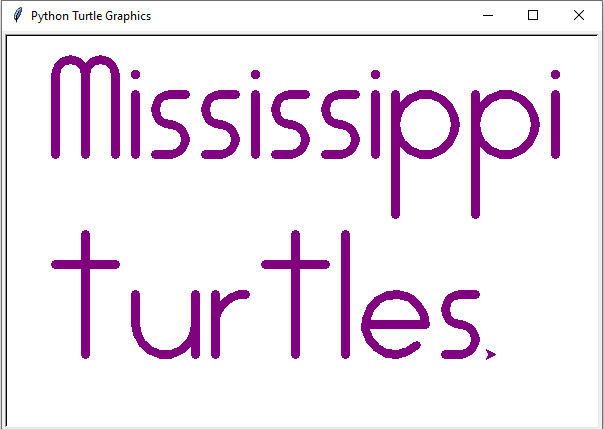

Recreate this plot in Python.
"""
Author: Georgio Khalil, gkhalil@purdue.edu
Assignment: 05.4 - Mississippi Turtles
Date: 10/02/2022

Description:
    This program displays the message "Mississippi Turtles" using letters drawn by the turtle.

Contributors:

My contributor(s) helped me:
    [ ] understand the assignment expectations without
        telling me how they will approach it.
    [ ] understand different ways to think about a solution
        without helping me plan my solution.
    [ ] think through the meaning of a specific error or
        bug present in my code without looking at my code.
    Note that if you helped somebody else with their code, you
    have to list that person as a contributor.

Academic Integrity Statement:
    I have not used source code obtained from any unauthorized
    source, either modified or unmodified; nor have I provided
    another student access to my code.  The project I am
    submitting is my own original work.
"""

"""Import additional modules below this line (starting with unit 6)."""
from turtle import *

"""Write new functions below this line (starting with unit 4)."""


def start():
    """This function initializes the window and the turtle.
    Do not modify this function or any of the properties it sets.
    """
    setup(600, 400)
    width(9)
    color("purple")


def draw_e():
    """Write this function."""
    penup()
    left(90)
    forward(30)
    right(90)
    pendown()
    forward(60)
    left(90)
    circle(30,315,15)
    penup()
    circle(30,45,2)
    setheading(-90)
    forward(30)
    left(90)
    

def draw_i():
    """Write this function."""
    penup()
    left(90)
    pendown()
    forward(60)
    penup()
    forward(20)
    pendown()
    dot(10)
    penup()
    backward(80)
    right(90)


def draw_l():
    """Write this function."""
    penup()
    left(90)
    pendown()
    forward(120)
    penup()
    backward(120)
    right(90)

def draw_M():
    """Write this function."""
    pendown()
    left(90)
    forward(80)
    circle(-15,180,6)
    forward(80)
    penup()
    backward(80)
    right(180)
    pendown()
    circle(-15,180,6)
    forward(80)
    left(90)
    penup()

def draw_p():
    """Write this function."""
    pendown()
    left(90)
    forward(60)
    backward(120)
    forward(90)
    circle(-30,360,18)
    penup()
    backward(30)
    right(90)
    forward(60)



def draw_r():
    """Write this function."""
    pendown()
    left(90)
    forward(60)
    backward(60)
    forward(30)
    circle(-30,90,10)
    penup()
    right(90)
    forward(60)
    left(90)
    


def draw_s():
    """Write this function."""
    pendown()
    forward(15)
    circle(15,180,10)
    circle(-15,180,10)
    forward(15)
    penup()
    right(90)
    forward(60)
    left(90)

def draw_t():
    """Write this function."""
    penup()
    forward(30)
    left(90)
    pendown()
    forward(120)
    backward(30)
    left(90)
    forward(30)
    backward(60)
    left(90)
    penup()
    forward(90)
    left(90)

def draw_u():
    """Write this function."""
    penup()
    left(90)
    forward(60)
    pendown()
    backward(30)
    right(180)
    circle(30,180,9)
    forward(30)
    backward(60)
    right(90)
    penup()

def main():
    """After these lines, call your letter drawing functions
    as needed to draw the words "Mississippi turtles".
    """
    speed(50) #configurable speed
    penup()
    goto(-250,80) #northwest part of canvas
    draw_M()
    forward(20) #space between every letter
    draw_i()
    forward(20)
    draw_s()
    forward(20)
    draw_s()
    forward(20)
    draw_i()
    forward(20)
    draw_s()
    forward(20)
    draw_s()
    forward(20)
    draw_i()
    forward(20)
    draw_p()
    forward(20)
    draw_p()
    forward(20)
    draw_i()
    penup()
    goto(-250,-120)
    draw_t()
    forward(20)
    draw_u()
    forward(20)
    draw_r()
    forward(20)
    draw_t()
    forward(20)
    draw_l()
    forward(20)
    draw_e()
    forward(20)
    draw_s()
    forward(20)

"""Do not change anything below this line."""
if __name__ == '__main__':
    start()
    main()
    done()
